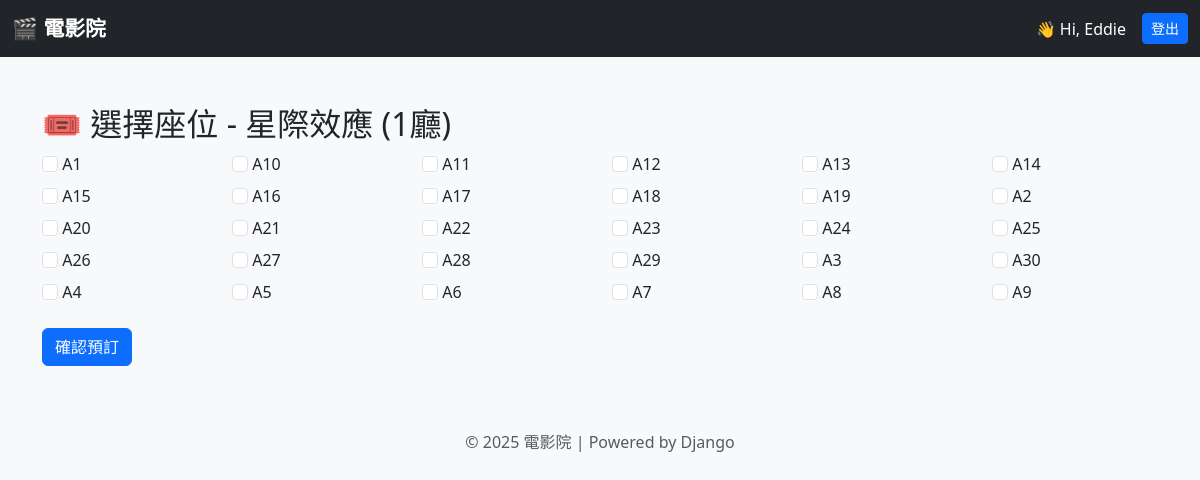
The app's page /book/html/2/ (signed in) with its own data.
### tickets/models.py (models this page shows, shortened)
class Screening(models.Model):
    movie = models.ForeignKey(Movie, on_delete=models.CASCADE)
    screen = models.ForeignKey(Screen, on_delete=models.CASCADE)
    screening_time = models.DateTimeField()

class Movie(models.Model):
    title = models.CharField(max_length=100)
    description = models.TextField()
    duration = models.IntegerField()  # 片長（分鐘）
    release_date = models.DateField()
    image_url = models.CharField(max_length=500, null=True, blank=True, default="")  # ✅ 已補 default

class Screen(models.Model):
    name = models.CharField(max_length=50)
    capacity = models.IntegerField()
    cinema = models.ForeignKey(Cinema, on_delete=models.CASCADE)

class Seat(models.Model):
    screen = models.ForeignKey(Screen, on_delete=models.CASCADE)  # ✅ 從 Screening 改為 Screen
    seat_number = models.CharField(max_length=10)
    is_reserved = models.BooleanField(default=False)

### tickets/views.py (the view, shortened to what this page needs)
# urls.py: path("book/html/<int:screening_id>/", views.seat_booking, name="seat_booking"),
@login_required
def seat_booking(request, screening_id):
    screening = get_object_or_404(Screening, pk=screening_id)
    screen = screening.screen  # ✅ 從場次取得影廳
    seats = Seat.objects.filter(screen=screen).order_by("seat_number")  # ✅ 正確欄位為 screen
    return render(request, "seat_booking.html", {
        "screening": screening,
        "seats": seats,
    })

### tickets/templates/seat_booking.html (shortened to what this page needs)
{% extends "base.html" %}
{% block content %}
  <h2>🎟️ 選擇座位 - {{ screening.movie.title }} ({{ screening.screen.name }})</h2>
  <form method="POST">
    <div class="row">
      {% for seat in seats %}
        <div class="col-2 mb-2">
          <label class="form-check-label">
            {% if seat.is_reserved %}
              <input type="checkbox" disabled class="form-check-input">
              <span class="text-muted">{{ seat.seat_number }}（已訂）</span>
            {% else %}
              <input type="checkbox" name="seats" value="{{ seat.id }}" class="form-check-input">
              {{ seat.seat_number }}
            {% endif %}
          </label>
        </div>
      {% endfor %}
    </div>
    <button type="submit" class="btn btn-primary mt-3">確認預訂</button>
  </form>
{% endblock %}

### tickets/templates/base.html (shortened to what this page needs)
<!DOCTYPE html>
<html lang="zh-Hant">
<head>
  <link href="https://cdn.jsdelivr.net/npm/bootstrap@5.3.3/dist/css/bootstrap.min.css" rel="stylesheet">
</head>
<body>
  <nav class="navbar navbar-expand-lg navbar-dark bg-dark">
    <div class="container-fluid">
      <a class="navbar-brand" href="{% url 'movie_list' %}">🎬 電影院</a>
      <div class="d-flex ms-auto align-items-center">
        {% if user.is_authenticated %}
          <span class="text-white me-2">👋 Hi, {{ user.username }}</span>
          <form action="{% url 'logout' %}" method="post" class="d-inline">
            <button type="submit" class="btn btn-primary btn-sm nav-button">登出</button>
          </form>
        {% else %}
          <a href="{% url 'login' %}" class="btn btn-primary btn-sm nav-button">登入</a>
          <a href="{% url 'register' %}" class="btn btn-primary btn-sm nav-button">註冊</a>
        {% endif %}
      </div>
    </div>
  </nav>
  <div class="container my-5">
    {% block content %}
    {% endblock %}
  </div>
  <footer class="text-center text-muted py-3">
    &copy; 2025 電影院 | Powered by Django
  </footer>
</body>
</html>

### tickets/templates/base.html (style rules this page uses)
body { background-color: #f8f9fa; }
.navbar-brand { font-weight: bold; font-size: 1.3rem; }
.nav-button { margin-left: 0.5rem; }

### records on screen
Screening: movie "星際效應", screen.name "1廳"
Seat: seat_number "A1"
Seat: seat_number "A10"
Seat: seat_number "A11"
Seat: seat_number "A12"
Seat: seat_number "A13"
Seat: seat_number "A14"
Seat: seat_number "A15"
Seat: seat_number "A16"
Seat: seat_number "A17"
Seat: seat_number "A18"
Seat: seat_number "A19"
Seat: seat_number "A2"
Seat: seat_number "A20"
Seat: seat_number "A21"
Seat: seat_number "A22"
Seat: seat_number "A23"
Seat: seat_number "A24"
Seat: seat_number "A25"
Seat: seat_number "A26"
Seat: seat_number "A27"
Seat: seat_number "A28"
Seat: seat_number "A29"
Seat: seat_number "A3"
Seat: seat_number "A30"
Seat: seat_number "A4"
Seat: seat_number "A5"
Seat: seat_number "A6"
Seat: seat_number "A7"
Seat: seat_number "A8"
Seat: seat_number "A9"

### other values on screen
{{ user.username }} "Eddie"
